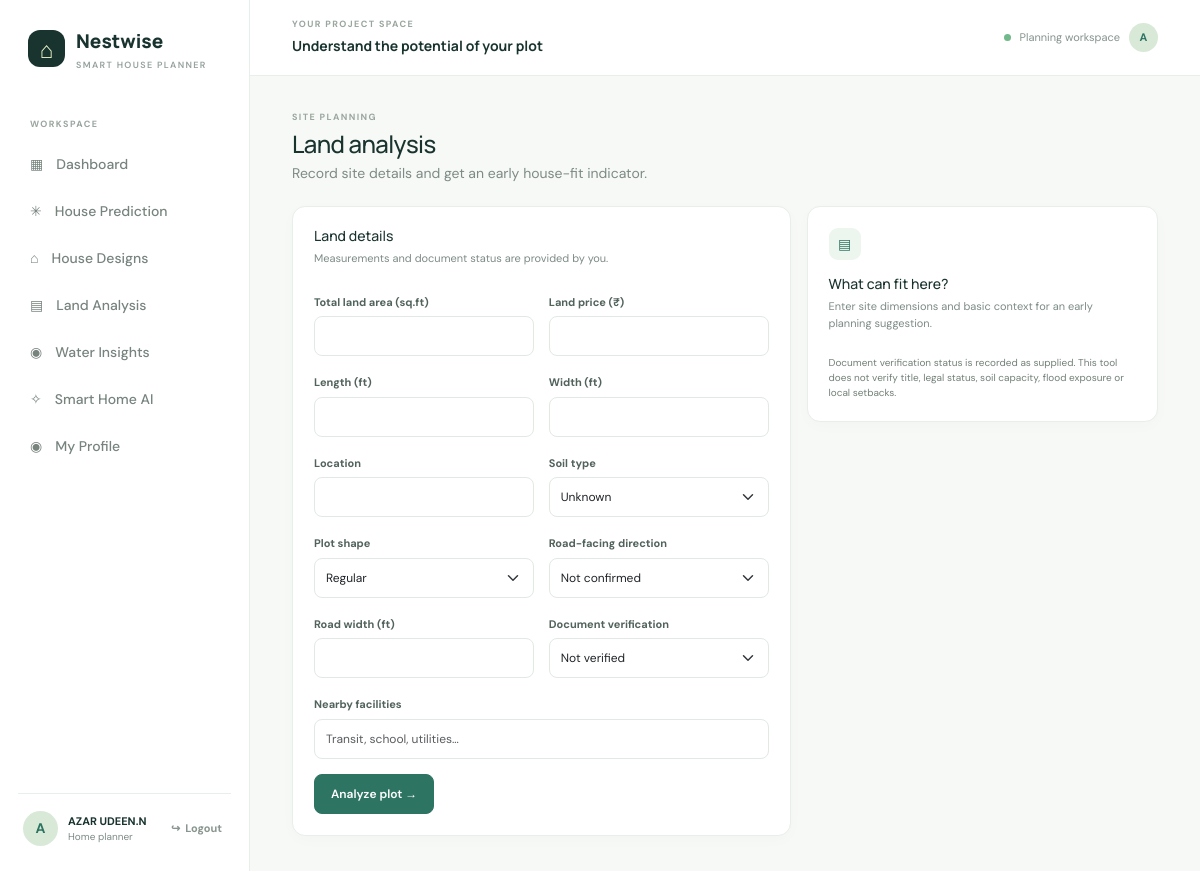
Page /land (signed in) on the committed database.
### app.py (models this page shows)
class User(db.Model):
    __tablename__ = "users"
    id = db.Column(db.Integer, primary_key=True)
    name = db.Column(db.String(100), nullable=False)
    full_name = db.Column(db.String(150), nullable=True)
    email = db.Column(db.String(160), unique=True, nullable=False, index=True)
    phone = db.Column(db.String(25), nullable=True)
    password_hash = db.Column(db.String(255), nullable=False)
    is_admin = db.Column(db.Boolean, default=False, nullable=False)
    created_at = db.Column(db.DateTime, default=datetime.utcnow)
    @property
    def display_name(self):
        return self.full_name or self.name

### app.py (the view, shortened to what this page needs)
@app.route("/land", methods=["GET", "POST"])
@login_required
def land():
    report = None
    return render_template("land.html", report=report)

### app.py (called while the page is built)
def login_required(fn):
    @wraps(fn)
    def wrapped(*args, **kwargs):
        if not session.get("user_id"):
            flash("Please sign in to continue.", "info")
            return redirect(url_for("login"))
        return fn(*args, **kwargs)
    return wrapped

def current_user():
    uid = session.get("user_id")
    return db.session.get(User, uid) if uid else None

@app.before_request
def ensure_schema_and_disable_page_cache():
    if not app.extensions.get("auth_schema_ready"):
        upgrade_auth_schema()
        app.extensions["auth_schema_ready"] = True

@app.after_request
def disable_authenticated_page_cache(response):
    response.headers["Cache-Control"] = "no-store, no-cache, must-revalidate, private"
    response.headers["Pragma"] = "no-cache"
    response.headers["Expires"] = "0"
    return response

@app.context_processor
def inject_user():
    return {"current_user": current_user(), "money": lambda n: f"₹{n:,.0f}"}

### templates/land.html
{% extends 'base.html' %}{% block title %}Land analysis{% endblock %}{% block heading %}Understand the potential of your plot{% endblock %}{% block content %}<div class="section-head"><div><div class="eyebrow">SITE PLANNING</div><h1>Land analysis</h1><p>Record site details and get an early house-fit indicator.</p></div></div><div class="row g-3"><div class="col-lg-7"><section class="panel"><h3>Land details</h3><div class="panel-sub mb-4">Measurements and document status are provided by you.</div><form method="post" class="form-grid"><div><label class="field-label">Total land area (sq.ft)</label><input class="form-control" type="number" min="1" step="any" name="area" required></div><div><label class="field-label">Land price (₹)</label><input class="form-control" type="number" min="0" name="price"></div><div><label class="field-label">Length (ft)</label><input class="form-control" type="number" min="0" step="any" name="length"></div><div><label class="field-label">Width (ft)</label><input class="form-control" type="number" min="0" step="any" name="width"></div><div><label class="field-label">Location</label><input class="form-control" name="location"></div><div><label class="field-label">Soil type</label><select class="form-select" name="soil"><option>Unknown</option><option>Clay</option><option>Sand</option><option>Loam</option><option>Rock</option></select></div><div><label class="field-label">Plot shape</label><select class="form-select" name="shape"><option>Regular</option><option>Irregular</option><option>Corner</option></select></div><div><label class="field-label">Road-facing direction</label><select class="form-select" name="direction"><option>Not confirmed</option><option>North</option><option>South</option><option>East</option><option>West</option></select></div><div><label class="field-label">Road width (ft)</label><input class="form-control" type="number" min="0" name="road_width"></div><div><label class="field-label">Document verification</label><select class="form-select" name="documents"><option>Not verified</option><option>Professionally reviewed</option></select></div><div class="wide"><label class="field-label">Nearby facilities</label><input class="form-control" name="facilities" placeholder="Transit, school, utilities…"></div><div class="wide"><button class="btn btn-primary">Analyze plot →</button></div></form></section></div><div class="col-lg-5">{% if report %}<section class="panel"><div class="eyebrow">SIMULATED SITE INDICATOR</div><h2 class="mt-2">{{ report.house }}</h2><div class="panel-sub">Preliminary profile for {{ report.area|int }} sq.ft plot · {{ report.dimensions }}</div><div class="result-panel mt-4"><div class="d-flex justify-content-between"><b>Land suitability score</b><b>{{ report.fit }} / 100</b></div><div class="progress mt-3"><div class="progress-bar" style="width:{{ report.fit }}%"></div></div></div><p class="notice mt-4">{{ report.note }}</p></section>{% else %}<section class="panel"><div class="metric-icon mb-3">▤</div><h3>What can fit here?</h3><p class="panel-sub">Enter site dimensions and basic context for an early planning suggestion.</p><div class="notice mt-4">Document verification status is recorded as supplied. This tool does not verify title, legal status, soil capacity, flood exposure or local setbacks.</div></section>{% endif %}</div></div>{% endblock %}

### templates/base.html (shortened to what this page needs)
<!doctype html><html lang="en"><head><link href="https://cdn.jsdelivr.net/npm/bootstrap@5.3.3/dist/css/bootstrap.min.css" rel="stylesheet"><link href="{{ url_for('static',filename='style.css') }}" rel="stylesheet"></head><body>
{% if current_user %}<aside class="sidebar"><a href="{{ url_for('dashboard') }}" class="brand"><span class="brand-icon">⌂</span><span>Nestwise<small>SMART HOUSE PLANNER</small></span></a><div class="nav-caption">WORKSPACE</div><a class="side-link" href="{{ url_for('dashboard') }}">▦ <span>Dashboard</span></a><a class="side-link" href="{{ url_for('prediction') }}">✳ <span>House Prediction</span></a><a class="side-link" href="{{ url_for('houses') }}">⌂ <span>House Designs</span></a><a class="side-link" href="{{ url_for('land') }}">▤ <span>Land Analysis</span></a><a class="side-link" href="{{ url_for('water') }}">◉ <span>Water Insights</span></a><a class="side-link" href="{{ url_for('assistant') }}">✧ <span>Smart Home AI</span></a><a class="side-link" href="{{ url_for('profile') }}">◉ <span>My Profile</span></a>{% if current_user.is_admin %}<div class="nav-caption mt-4">MANAGEMENT</div><a class="side-link" href="{{ url_for('admin') }}">⚙ <span>Admin console</span></a>{% endif %}<div class="sidebar-bottom"><div class="avatar">{{ current_user.display_name[:1]|upper }}</div><div class="profile-label"><b>{{ current_user.display_name }}</b><small>{{ 'Administrator' if current_user.is_admin else 'Home planner' }}</small></div><form method="post" action="{{ url_for('logout') }}"><button class="logout logout-button" type="submit" aria-label="Logout" title="Logout">↪ <span>Logout</span></button></form></div></aside>{% endif %}<main class="{% if current_user %}main-app{% else %}main-public{% endif %}">
{% if current_user %}<header class="topbar"><div><div class="eyebrow">YOUR PROJECT SPACE</div><strong>{% block heading %}{% endblock %}</strong></div><div class="topbar-right"><span class="status-dot"></span><span>Planning workspace</span><span class="avatar avatar-sm">{{ current_user.display_name[:1]|upper }}</span></div></header>{% endif %}<div class="content-wrap">{% block content %}{% endblock %}</div></main></body></html>

### static/style.css (style rules this page uses)
:root { --ink:#19332f;--muted:#7d8b86;--line:#e8eeea;--paper:#f7f9f6;--green:#2e7462;--lime:#d9efaa;--soft:#edf5ef }
* { box-sizing:border-box }
body { margin:0;background:var(--paper);color:var(--ink);font-family:'DM Sans',sans-serif;font-size:14px }
h1,h2,h3,h4,strong,.brand { font-family:Manrope,sans-serif }
.sidebar { width:250px;position:fixed;inset:0 auto 0 0;background:#fff;border-right:1px solid var(--line);padding:25px 18px;display:flex;flex-direction:column;z-index:10 }
.brand { display:flex;gap:11px;align-items:center;color:var(--ink);font-size:19px;font-weight:800;text-decoration:none;margin:2px 10px 47px }
.brand small { display:block;font:600 9px 'DM Sans';letter-spacing:1.35px;color:#95a29d;margin-top:3px }
.brand-icon { display:grid;place-items:center;background:var(--ink);color:#e9f7cb;width:37px;height:37px;border-radius:12px;font-size:23px }
.nav-caption,.eyebrow { font-size:9px;letter-spacing:1.4px;font-weight:700;color:#9aa69f }
.nav-caption { padding:0 12px 10px }
.side-link { padding:11px 12px;color:#77847e;text-decoration:none;border-radius:9px;display:flex;gap:13px;align-items:center;font-weight:500;margin:2px 0 }
.sidebar-bottom { margin-top:auto;border-top:1px solid var(--line);padding:17px 5px 0;display:flex;align-items:center;gap:10px }
.avatar { background:#d9e9d8;color:var(--green);font-weight:700;width:35px;height:35px;display:grid;place-items:center;border-radius:50% }
.avatar-sm { width:29px;height:29px }
.profile-label { display:grid;flex:1;font-size:11px }
.profile-label small { color:var(--muted);font-size:10px }
.logout { color:#89958f;text-decoration:none }
.main-app { margin-left:250px;min-height:100vh }
.topbar { height:76px;background:rgba(255,255,255,.94);border-bottom:1px solid var(--line);display:flex;align-items:center;justify-content:space-between;padding:0 42px }
.topbar .eyebrow { margin-bottom:4px }
.topbar strong { font-size:14px }
.topbar-right { display:flex;align-items:center;gap:9px;color:#86938d;font-size:11px }
.status-dot { width:7px;height:7px;background:#71b98a;border-radius:50% }
.content-wrap { padding:35px 42px;max-width:1440px;margin:auto }
.btn-primary { background:var(--green);border-color:var(--green) }
.btn { border-radius:8px;padding:10px 16px;font-weight:600;font-size:12px }
.section-head { display:flex;justify-content:space-between;align-items:end;margin-bottom:22px }
.section-head h1,.section-head h2 { font-size:24px;letter-spacing:-.6px;margin:5px 0 }
.section-head p { margin:0;color:var(--muted) }
.card-clean,.metric-card,.panel { border:1px solid var(--line);border-radius:13px;background:#fff;box-shadow:0 4px 16px #233c2a05 }
.metric-icon { width:32px;height:32px;display:grid;place-items:center;background:var(--soft);color:var(--green);border-radius:9px }
.panel { padding:21px }
.panel h3 { font-size:14px;margin:0 }
.panel-sub { color:var(--muted);font-size:11px;margin-top:5px }
.field-label { font-size:11px;font-weight:700;margin:0 0 6px;color:#52635c }
.form-control,.form-select { border-color:#e2e9e4;padding:10px 11px;font-size:12px;border-radius:8px }
.form-grid { display:grid;grid-template-columns:1fr 1fr;gap:15px }
.form-grid .wide { grid-column:1/-1 }
.notice { color:#738078;font-size:10px;line-height:1.5 }
.logout-button { background:none;border:0;padding:0 4px;font-size:19px;cursor:pointer }
.sidebar-bottom form { margin:0 }
.sidebar-bottom form .logout { cursor:pointer }
.logout-button { display:flex;align-items:center;gap:5px;font-size:11px;font-weight:700;white-space:nowrap }

### rows in the picture
User: full_name "A", display_name "AZAR UDEEN.N", is_admin "Home planner"
